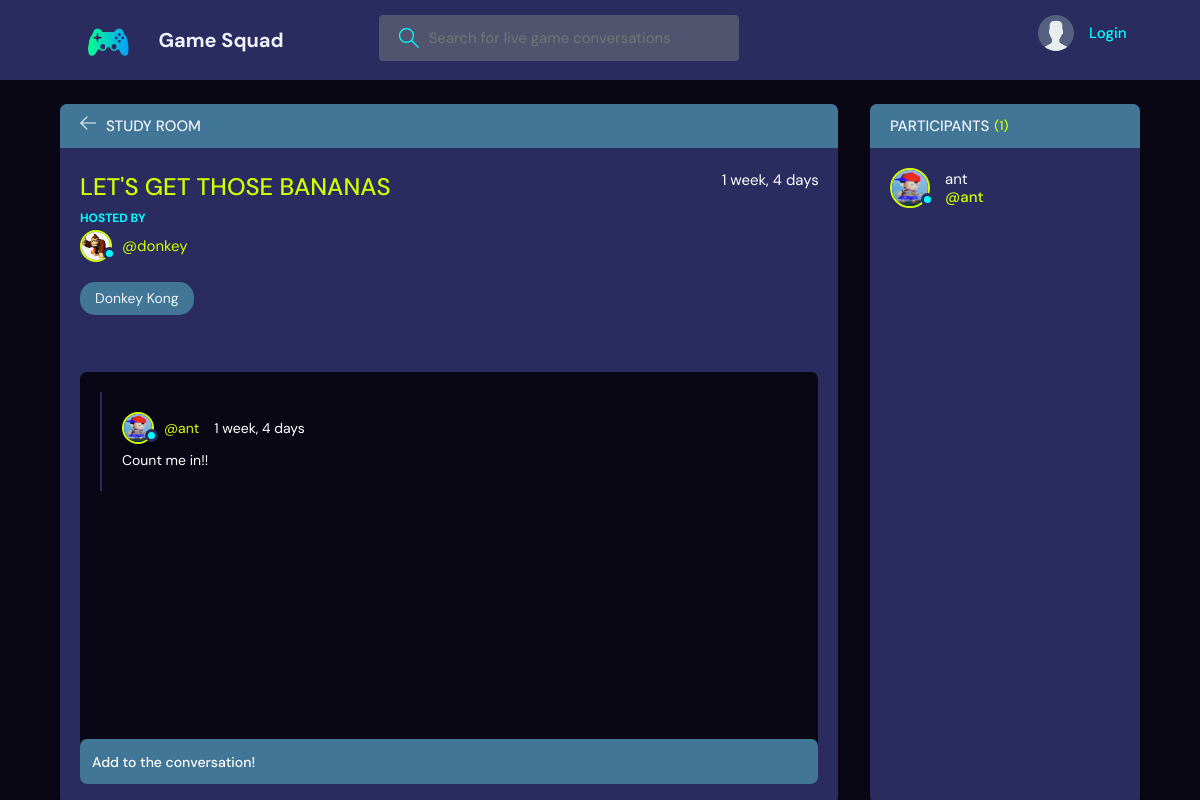
/gamesquad/room/3/, run on the app's committed database.
### base/models.py (models this page shows, shortened)
class Room(models.Model):
    host = models.ForeignKey(User, on_delete=models.SET_NULL, null=True)
    game = models.ForeignKey(Game, on_delete=models.SET_NULL, null=True)
    name = models.CharField(max_length=200)
    description = models.TextField(null=True, blank=True)
    participants = models.ManyToManyField(User, related_name="participants", blank=True)
    updated = models.DateTimeField(auto_now=True)
    created = models.DateTimeField(auto_now_add=True)
    class Meta:
        ordering = ["-updated", "-created"]

class Profile(models.Model):
    user = models.OneToOneField(User, null=True, on_delete=models.CASCADE)
    bio = models.TextField(blank=True)
    avatar = models.ImageField(
        null=True, default="../static/images/avatar.svg", upload_to=user_directory_path
    )

class Game(models.Model):
    name = models.CharField(max_length=200)
    def __str__(self):
        return self.name

class Message(models.Model):
    user = models.ForeignKey(User, on_delete=models.CASCADE)
    room = models.ForeignKey(Room, on_delete=models.CASCADE)
    body = models.TextField()
    updated = models.DateTimeField(auto_now=True)
    created = models.DateTimeField(auto_now_add=True)
    class Meta:
        ordering = ["-updated", "-created"]

### accounts/models.py (models this page shows)
class User(AbstractUser):
    email = models.EmailField(unique=True)
    username = models.CharField(unique=True, max_length=30)
    USERNAME_FIELD = "email"
    REQUIRED_FIELDS = []

### base/views.py (the view)
# urls.py: path("room/<int:pk>/", views.room, name="room"),
def room(request, pk):
    room = Room.objects.get(id=pk)
    room_messages = room.message_set.all()
    participants = room.participants.all()
    if request.method == "POST":
        message = Message.objects.create(
            user=request.user, room=room, body=request.POST.get("body")
        )
        room.participants.add(request.user)
        return redirect("room", pk=room.id)
    context = {
        "room": room,
        "room_messages": room_messages,
        "participants": participants,
    }
    return render(request, "base/room.html", context)

### base/templates/base/room.html (shortened to what this page needs)
{% extends 'main.html' %}
{% block content %}
<main class="profile-page layout layout--2">
  <div class="container">
    <div class="room">
      <div class="room__top">
        <div class="room__topLeft">
          <a href="{% url 'home' %}">
            <svg version="1.1" xmlns="http://www.w3.org/2000/svg" width="32" height="32" viewBox="0 0 32 32">
              <title>arrow-left</title>
              <path
                d="M13.723 2.286l-13.723 13.714 13.719 13.714 1.616-1.611-10.96-10.96h27.625v-2.286h-27.625l10.965-10.965-1.616-1.607z"
              ></path>
            </svg>
          </a>
          <h3>Study Room</h3>
        </div>
      </div>
      <div class="room__box scroll">
        <div class="room__header scroll">
          <div class="room__info">
            <h3>{{room.name}}</h3>
            <span>{{room.created|timesince}}</span>
          </div>
          <div class="room__hosted">
            <p>Hosted By</p>
            <a href="{% url 'user-profile' room.host.id  %}" class="room__author">
              <div class="avatar avatar--small">
                <img src="{{room.host.profile.avatar.url}}" />
              </div>
              <span>@{{room.host.username}}</span>
            </a>
          </div>
          <span class="room__topics">{{room.game}}</span>
        </div>
        <div class="room__conversation">
          <div class="threads scroll">
            {% for message in room_messages %}
            <div class="thread">
              <div class="thread__top">
                <div class="thread__author">
                  <a href="{% url 'user-profile' message.user.id %}" class="thread__authorInfo">
                    <div class="avatar avatar--small">
                      <img src="{{message.user.profile.avatar.url}}" />
                    </div>
                    <span>@{{message.user.username}}</span>
                  </a>
                  <span class="thread__date">{{message.created|timesince}}</span>
                </div>
              </div>
              <div class="thread__details">
                {{message.body}}
              </div>
            </div>
            {% endfor %}
          </div>
        </div>
      </div>
      <div class="room__message">
        <form action="" method="POST">
          <input name="body" placeholder="Add to the conversation!" />
        </form>
      </div>
    </div>
    <div class="participants">
      <h3 class="participants__top">Participants <span>({{participants.count}})</span></h3>
      <div class="participants__list scroll">
        {% for user in participants%}
        <a href="{% url 'user-profile' user.id %}" class="participant">
          <div class="avatar avatar--medium">
            <img src="{{user.profile.avatar.url}}" />
          </div>
          <p>
            {{user.username}}
            <span>@{{user.username}}</span>
          </p>
        </a>
        {% endfor %}
      </div>
    </div>
  </div>
</main>
{% endblock content %}

### data on the page
Room: name "LET'S GET THOSE BANANAS", created "1 week, 4 days", host.profile.avatar (picture), host.username "donkey", game "Donkey Kong"
Message: user.profile.avatar (picture), user.username "ant", created "1 week, 4 days", body "Count me in!!"
User: profile.avatar (picture), username "ant"

### other printed values
{{ participants.count }} "1"
